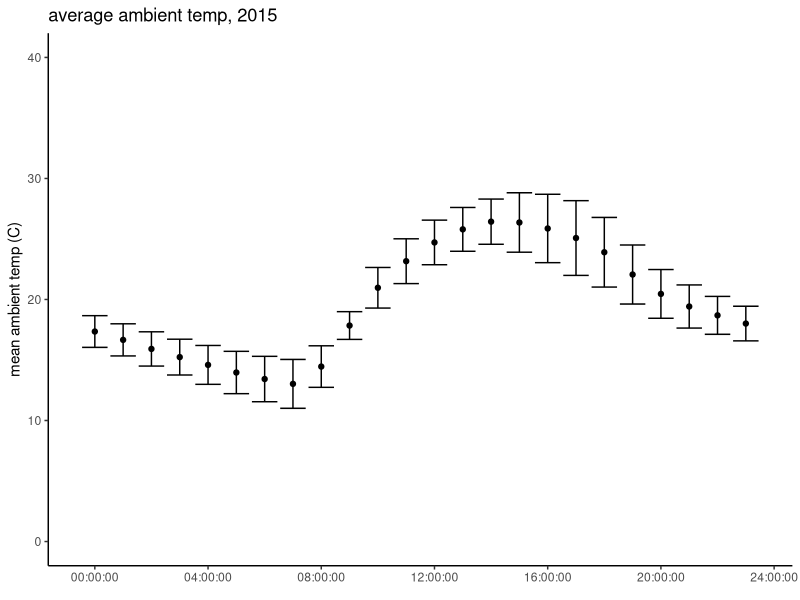

Write R code to recreate this figure.
# analyzing day/night ambient T data

library(tidyverse)
library(readxl)
library(lubridate)
library(here)
library(hms)

temp15 <- read_xlsx("data/Jan_Dec2015_dailyrain.xlsx", sheet = "Hourly", col_names = FALSE, skip = 4)
colnames(temp15) <- c("date", "hour", "record", "airT_C", "RH_1", "airT_C2", "RH_2", "sol_kW", "sol_kW2", "mph_S", "wind_dir", "rain_tot_mm")
temp15 <- temp15 %>% 
  select(date, hour, airT_C, airT_C2, RH_1, RH_2) %>% 
  mutate(hour = as_hms(hour))

# plot the hourly data:
temp15 %>% 
  # na.rm() %>% 
  group_by(hour) %>%
  summarise(mean_T = mean(airT_C, na.rm = T),
            sd_T = sd(airT_C, na.rm = T)) %>% 
  ggplot(aes(x=hour, y=mean_T))+
  geom_point()+
  labs(y="mean ambient temp (C)", x=element_blank(), title = "average ambient temp, 2015")+
  geom_errorbar(aes(ymin = mean_T-sd_T, ymax=mean_T+sd_T))+
  theme_classic()+
  ylim(0,40)

